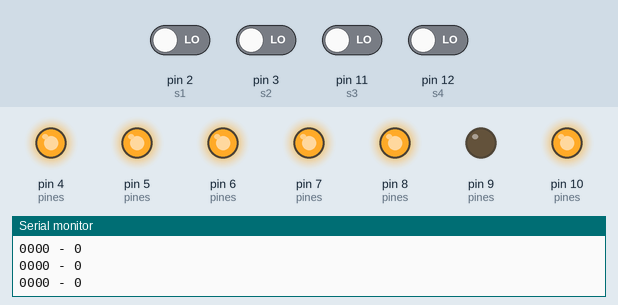
Recording of a sketch running on a simulated Arduino Uno, built with avr-gcc and run on an emulated ATmega328P. Parts: output pins drawn as LEDs (lit = HIGH), the last lines printed to the serial monitor. The inputs (shaded band) are chosen by the test bench; at power-on: pin 2 (s1), pin 3 (s2), pin 11 (s3), pin 12 (s4) LOW.

Above: at 6.2 s.
6.3 s: pin 2 (s1) driven HIGH
At 6.8 s:
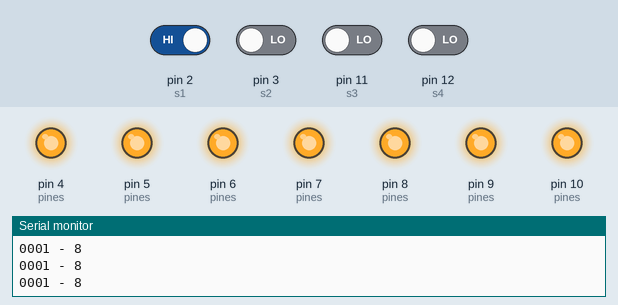
7.8 s: pin 3 (s2) driven HIGH
At 9.0 s:
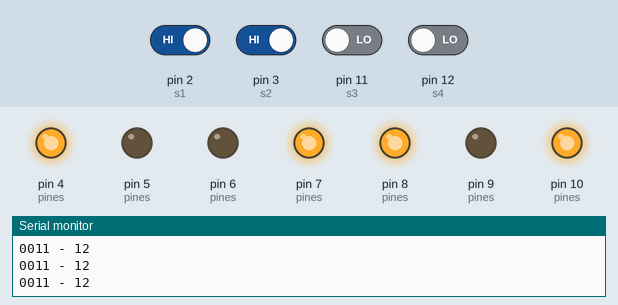
9.3 s: pin 11 (s3) driven HIGH
At 10.2 s:
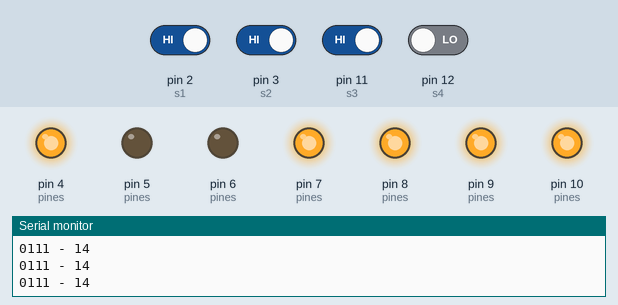
10.8 s: pin 12 (s4) driven HIGH
At 11.3 s:
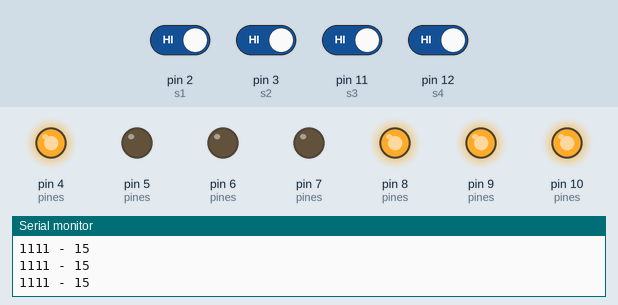
12.3 s: pin 3 (s2) driven LOW
At 12.8 s:
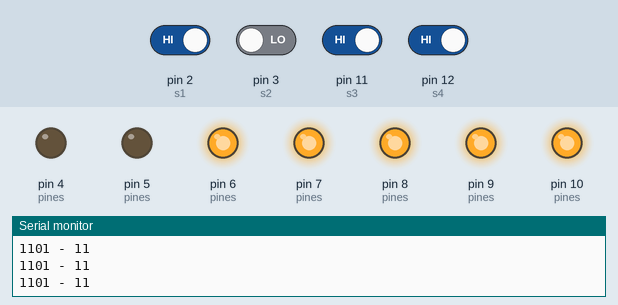
13.8 s: pin 2 (s1) driven LOW
At 15.1 s:
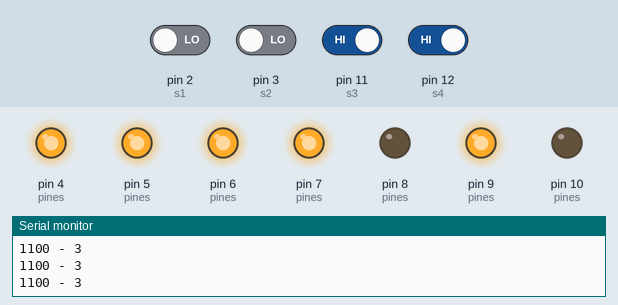
Timing chart, 0 to 16.3 s (numbered marks = the images above; inputs shaded):
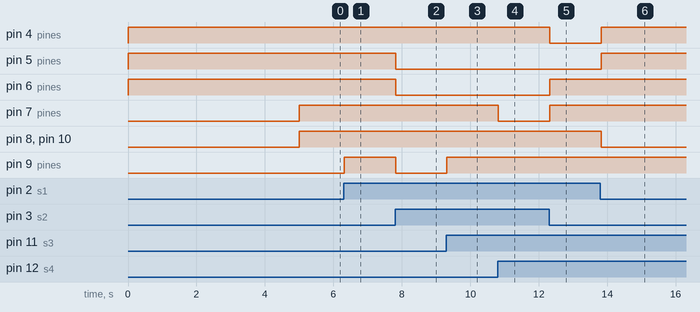

The sketch:

vectores_7_segmentos1.ino
```cpp
#define A 4
#define B 5
#define C 6
#define D 7
#define E 8
#define F 9
#define G 10

#define s1  2
#define s2  3
#define s3  11
#define s4  12

			  // 0   1   2   3   4   5   6    7
int pines[]   = {A , B , C , D , E , F , G , s1 , s2 , s3 , s4 };
int estado[]  = {1 , 1 , 1 , 1 , 1 , 1 , 1 ,  0 ,  0 ,  0 ,  0 };
//  1 -> output    0 -> input
int binario[4];


//	pines[]	      A   B   C   D   E   F   G
int numCERO[]  = {1 , 1 , 1 , 1 , 1 , 0 , 1 };
int numUNO[]   = {0 , 1 , 1 , 0 , 0 , 0 , 0 };
int numDOS[]   = {1 , 1 , 0 , 1 , 1 , 1 , 0 };
int numTRES[]  = {1 , 1 , 1 , 1 , 0 , 1 , 0 };
int numCUATRO[]= {0 , 1 , 1 , 0 , 0 , 1 , 1 };
int numCINCO[] = {1 , 0 , 1 , 1 , 0 , 1 , 1 };
int numSEIS[]  = {1 , 0 , 1 , 1 , 1 , 1 , 1 };
int numSIETE[] = {1 , 1 , 1 , 0 , 0 , 0 , 0 };
int numOCHO[]  = {1 , 1 , 1 , 1 , 1 , 1 , 1 };
int numNUEVE[] = {1 , 1 , 1 , 0 , 0 , 1 , 1 };
int numA[]     = {1 , 1 , 1 , 0 , 1 , 1 , 1 };
int numB[]     = {0 , 0 , 1 , 1 , 1 , 1 , 1 };
int numC[]     = {1 , 0 , 0 , 1 , 1 , 0 , 1 };
int numD[]     = {0 , 1 , 1 , 1 , 1 , 1 , 0 };
int numE[]     = {1 , 0 , 0 , 1 , 1 , 1 , 1 };
int numF[]     = {1 , 0 , 0 , 0 , 1 , 1 , 1 };

//int* numeros[] = {numUNO,numSIETE,numOCHO,numNUEVE};
int* numeros[] = {numCERO,numUNO,numDOS,numTRES,numCUATRO,numCINCO,numSEIS,numSIETE,numOCHO,numNUEVE,numA,numB,numC,numD,numE,numF};


void setup()
{
  	for( int i=0 ; i < (sizeof(pines)/sizeof(int)) ; i++ )
    {
  		pinMode( pines[i] , estado[i]);
      	//pinMode( pines[7] , estado[7]);
      	//pinMode( boton , 0 );
      	//pinMode( 11 , INPUT);
}
    Serial.begin(9600);


  	for(int x=0 ; x<10 ;x++ )//recorre vec NUMEROS
    {
        for( int i=0; i<7 ; i++ )//recorre los HIGH y LOW
        {
          digitalWrite( pines[i] , numeros[7][i] );
}
    	delay(500);
    }


}

void loop()
{
  	binario[3]=digitalRead(s1);
  	binario[2]=digitalRead(s2);
    binario[1]=digitalRead(s3);
    binario[0]=digitalRead(s4);
	Serial.print( binario[0]);
  	Serial.print( binario[1]);
  	Serial.print( binario[2]);
  	Serial.print( binario[3]);
  	Serial.print(" - ");

  // 2^3  2^2  2^1  2^0
  //  8    4    2    1

  //  1    0    1    0   = 2
  //  8  + 0  + 2    0   = 10
int dec=0;
  for( int i=3; i>=0;i--)
  {
    //pow => raiz   pow(base, expo)   ->  numero float
    //round()  -> redondeo arriba  7.6  => 8.0
    // (int) -> casteo   =>  (7.6 -> 7)   (8.0 -> 8)
    dec = dec + ( binario[i] *  (int)round( pow(2,i) )  ) ;
  }
  Serial.println( dec );


  for( int i=0; i<7 ; i++ )//recorre los HIGH y LOW
{
    digitalWrite( pines[i] , numeros[dec][i] );
  }


}
```

Measured:
- after the input at 6.3 s, pin 9 (pines): LOW → HIGH at once
- after the input at 7.8 s, pin 5 (pines), pin 6 (pines), pin 9 (pines): HIGH → LOW at once
- after the input at 9.3 s, pin 9 (pines): LOW → HIGH at once
- after the input at 10.8 s, pin 7 (pines): HIGH → LOW at once
- after the input at 12.3 s, pin 4 (pines): HIGH → LOW at once; pin 6 (pines), pin 7 (pines): LOW → HIGH at once
- after the input at 13.8 s, pin 4 (pines), pin 5 (pines): LOW → HIGH at once; pin 8 (pines), pin 10 (pines): HIGH → LOW at once
